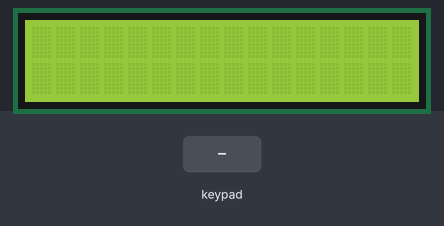
Bench run of a sketch on a simulated Arduino Uno, built with avr-gcc and run on an emulated ATmega328P. Parts: 16×2 character LCD. The test bench sets the inputs (shaded band).

Above: at 1.2 s.
1.3 s: keypad keys 1 2 1 1 1 0 9 pressed 0.4 s apart
At 4.3 s:
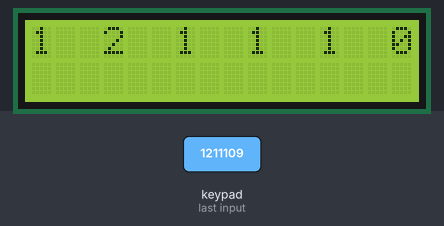
5.6 s: keypad keys 1 2 1 1 1 0 9 * pressed 0.4 s apart
10.3 s: key '1' pressed
At 10.7 s:
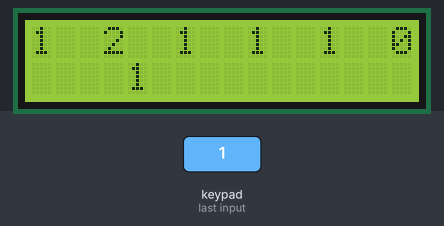
11.8 s: key '2' pressed
At 13.0 s:
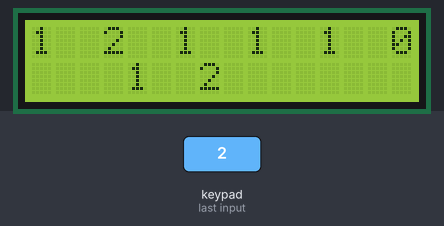
13.3 s: keypad keys 7 + 5 = pressed 0.4 s apart
At 14.8 s:
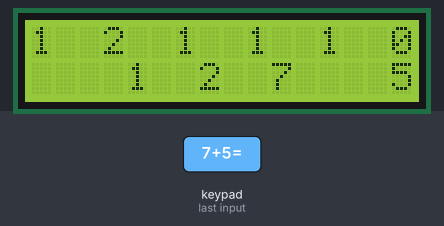
16.4 s: keypad keys 1 2 1 1 1 0 9 = pressed 0.4 s apart
At 19.9 s:
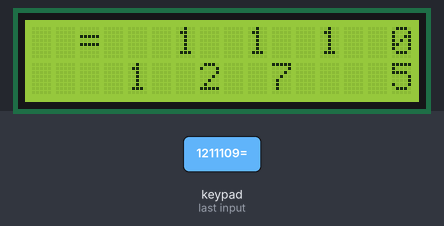
Timing chart, 0 to 21.4 s (numbered marks = the images above; inputs shaded):
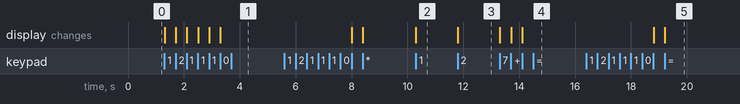

The sketch:

calculator.ino
```cpp
#include <LiquidCrystal.h>
#include <Keypad.h>


const byte ROWS = 4;
const byte COLS = 4;

enum symbols{Plus = '+', Minus = '-', Mul = '*', Div = '/', Dot = '.', Equals = '='};

char hexaKeys[ROWS][COLS] = {
  {'1', '2', '3', Plus},
  {'4', '5', '6', Minus},
  {'7', '8', '9', Mul},
  {Dot, '0', Equals, Div}
};

byte rowPins[ROWS] = {13, A0, A1, 0};
byte colPins[COLS] = {12, 11, 10, 9};

Keypad customKeypad = Keypad(makeKeymap(hexaKeys), rowPins, colPins, ROWS, COLS);


const int rs = 3, en = 4, d4 = 5, d5= 6, d6 = 7, d7 = 8;

int contrastPin = 2;
int contrast = 60;
LiquidCrystal lcd(rs, en, d4, d5, d6, d7);


class Calculator{
  public:
  String op1;
  String op2;
  char ope;
  float result;

    float add(float num1, float num2){return num1 + num2;}
    float sub(float num1, float num2){return num1 - num2;}
    float mul(float num1, float num2){return num1 * num2;}
    float divide(float num1, float num2){
      if (num2 == 0.0) {
        lcd.println("Math Error");
        }

        return (float)num1 / (float)num2;
      }
    void displayOp(){lcd.println(op1);}
    void displayResult(){
      lcd.setCursor(0,0);
      lcd.println(result);
      }
    void symbolClicked(char key){ope = key;}

};

void setup() {
  // put your setup code here, to run once:

 Serial.begin(9600);
 analogWrite(contrastPin, contrast);
 lcd.begin(16, 2);


}

void loop() {
  char key = customKeypad.getKey();

  Calculator calc;
  if(key){
    if (key == Plus || key == Minus || key == Mul || key == Div){
      calc.symbolClicked(key);
    } else if((key != Plus || key != Minus || key != Mul || key != Div) && calc.op1 == ""){
      calc.op1 += key;
    }
    calc.displayOp();
  }

}
```

Measured:
- after the input at 1.3 s, the display: first changes at once (image 1 shows a later state)
- after the input at 10.3 s, the display: changes at once (image 2)
- after the input at 11.8 s, the display: changes at once (image 3)
- after the input at 13.3 s, the display: first changes at once (image 4 shows a later state)
- after the input at 16.4 s, the display: first changes after 2.4 s (image 5 shows a later state)
